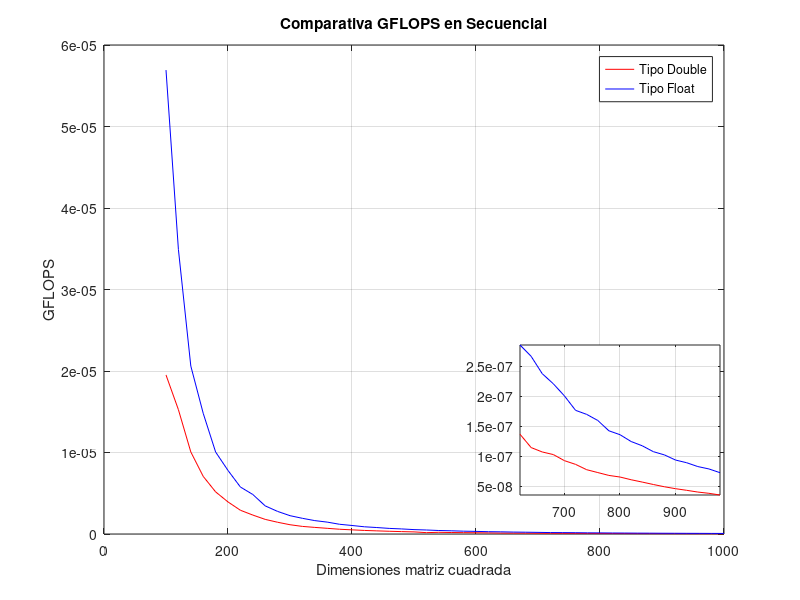
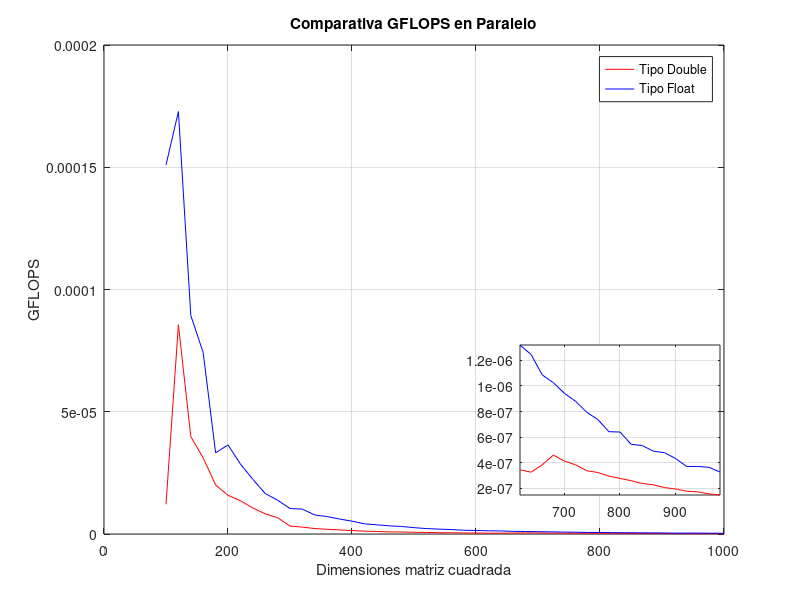

These figures' MATLAB source, in order:
clear; clc;

valuesDoubleSeq = csvread('tiemposGFLOPS/Ejercicio2.csv');
valuesDoublePara = csvread('tiemposGFLOPS/Ejercicio3.csv');

valuesFloatSeq = csvread('tiemposGFLOPS/Ejercicio4Seq.csv');
valuesFloatPara = csvread('tiemposGFLOPS/Ejercicio4Para.csv');

dims = (100:20:1000);

figure, plot(dims, valuesDoubleSeq, '-r', dims, valuesFloatSeq, '-b');
title('Comparativa GFLOPS en Secuencial');
legend({'Tipo Double','Tipo Float'});
ylabel('GFLOPS');
xlabel('Dimensiones matriz cuadrada');
grid();

axes('position',[.65 .175 .25 .25]);
box on;
zoomIndex = (dims < 1000) & (dims > 600);
plot(dims(zoomIndex), valuesDoubleSeq(zoomIndex), '-r', dims(zoomIndex), valuesFloatSeq(zoomIndex), '-b');
grid();
axis tight;

figure, plot(dims, valuesDoublePara, '-r', dims, valuesFloatPara, '-b');
title('Comparativa GFLOPS en Paralelo');
legend({'Tipo Double','Tipo Float'});
ylabel('GFLOPS');
xlabel('Dimensiones matriz cuadrada');
grid();

axes('position',[.65 .175 .25 .25]);
box on;
zoomIndex = (dims < 1000) & (dims > 600);
plot(dims(zoomIndex), valuesDoublePara(zoomIndex), '-r', dims(zoomIndex), valuesFloatPara(zoomIndex), '-b');
grid();
axis tight;